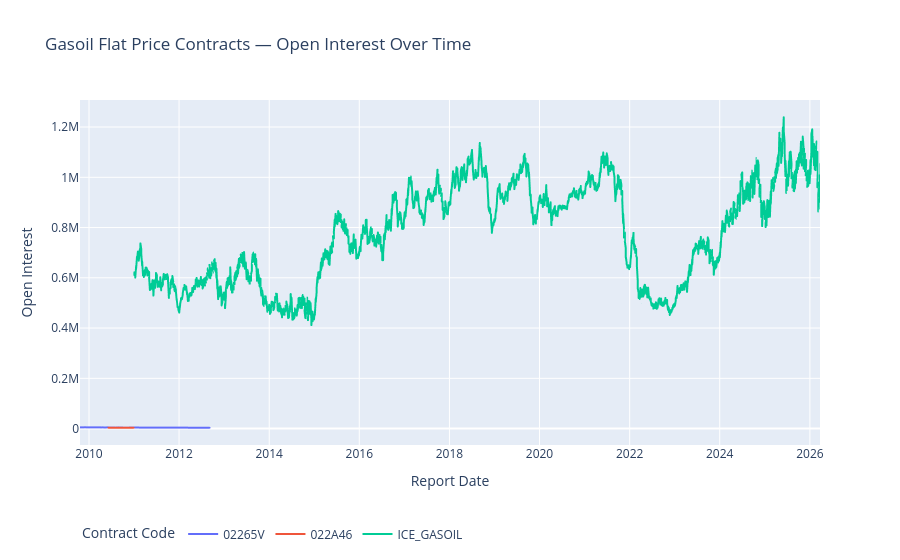

The notebook cell saved with this chart:
### Markdown cell above
## Open Interest Over Time by Contract

### Code cell
fig = px.line(
    gasoil.sort_values("report_date"),
    x="report_date",
    y="open_interest_all",
    color="cftc_contract_market_code",
    hover_data=["market_and_exchange_names"],
    title="Gasoil Flat Price Contracts — Open Interest Over Time",
    labels={
        "report_date": "Report Date",
        "open_interest_all": "Open Interest",
        "cftc_contract_market_code": "Contract Code",
    },
)
fig.update_layout(legend=dict(orientation="h", yanchor="bottom", y=-0.3))
fig.show()

### Figure 1 — Plotly figure (JSON) as saved in the notebook; plotly's stock layout.template omitted (floating-point values rounded to 4 significant figures; data arrays with more than 128 entries replaced by an {"elided": "..."} marker saying what was removed)
{"data": [{"customdata": [["GASOIL (ICE) SWAP - NEW YORK MERCANTILE EXCHANGE"], ["GASOIL (ICE) SWAP - NEW YORK MERCANTILE EXCHANGE"], ["GASOIL (ICE) SWAP - NEW YORK MERCANTILE EXCHANGE"], ["GASOIL (ICE) SWAP - NEW YORK MERCANTILE EXCHANGE"], ["GASOIL (ICE) SWAP - NEW YORK MERCANTILE EXCHANGE"], ["GASOIL (ICE) SWAP - NEW YORK MERCANTILE EXCHANGE"], ["GASOIL (ICE) SWAP - NEW YORK MERCANTILE EXCHANGE"], ["GASOIL (ICE) SWAP - NEW YORK MERCANTILE EXCHANGE"], ["GASOIL (ICE) SWAP - NEW YORK MERCANTILE EXCHANGE"], ["GASOIL (ICE) SWAP - NEW YORK MERCANTILE EXCHANGE"], ["GASOIL (ICE) SWAP - NEW YORK MERCANTILE EXCHANGE"], ["GASOIL (ICE) SWAP - NEW YORK MERCANTILE EXCHANGE"], ["GASOIL (ICE) SWAP - NEW YORK MERCANTILE EXCHANGE"], ["GASOIL (ICE) SWAP - NEW YORK MERCANTILE EXCHANGE"], ["GASOIL (ICE) SWAP - NEW YORK MERCANTILE EXCHANGE"], ["GASOIL (ICE) SWAP - NEW YORK MERCANTILE EXCHANGE"], ["GASOIL (ICE) SWAP - NEW YORK MERCANTILE EXCHANGE"], ["GASOIL (ICE) SWAP - NEW YORK MERCANTILE EXCHANGE"], ["GASOIL (ICE) SWAP - NEW YORK MERCANTILE EXCHANGE"], ["GASOIL (ICE) SWAP - NEW YORK MERCANTILE EXCHANGE"], ["GASOIL (ICE) SWAP - NEW YORK MERCANTILE EXCHANGE"], ["GASOIL (ICE) SWAP - NEW YORK MERCANTILE EXCHANGE"], ["GASOIL (ICE) SWAP - NEW YORK MERCANTILE EXCHANGE"], ["GASOIL (ICE) SWAP - NEW YORK MERCANTILE EXCHANGE"], ["GASOIL (ICE) SWAP - NEW YORK MERCANTILE EXCHANGE"], ["GASOIL (ICE) SWAP - NEW YORK MERCANTILE EXCHANGE"], ["GASOIL (ICE) SWAP - NEW YORK MERCANTILE EXCHANGE"], ["GASOIL (ICE) SWAP - NEW YORK MERCANTILE EXCHANGE"], ["GASOIL (ICE) SWAP - NEW YORK MERCANTILE EXCHANGE"], ["GASOIL (ICE) SWAP - NEW YORK MERCANTILE EXCHANGE"], ["GASOIL (ICE) SWAP - NEW YORK MERCANTILE EXCHANGE"], ["GASOIL (ICE) SWAP - NEW YORK MERCANTILE EXCHANGE"], ["GASOIL (ICE) SWAP - NEW YORK MERCANTILE EXCHANGE"], ["GASOIL (ICE) SWAP - NEW YORK MERCANTILE EXCHANGE"], ["GASOIL (ICE) SWAP - NEW YORK MERCANTILE EXCHANGE"], ["GASOIL (ICE) SWAP - NEW YORK MERCANTILE EXCHANGE"], ["GASOIL (ICE) SWAP - NEW YORK MERCANTILE EXCHANGE"], ["GASOIL (ICE) SWAP - NEW YORK MERCANTILE EXCHANGE"], ["GASOIL (ICE) SWAP - NEW YORK MERCANTILE EXCHANGE"], ["GASOIL (ICE) SWAP - NEW YORK MERCANTILE EXCHANGE"], ["GASOIL (ICE) SWAP - NEW YORK MERCANTILE EXCHANGE"], ["GASOIL (ICE) SWAP - NEW YORK MERCANTILE EXCHANGE"], ["GASOIL (ICE) SWAP - NEW YORK MERCANTILE EXCHANGE"], ["GASOIL (ICE) SWAP - NEW YORK MERCANTILE EXCHANGE"], ["GASOIL (ICE) SWAP - NEW YORK MERCANTILE EXCHANGE"], ["GASOIL (ICE) SWAP - NEW YORK MERCANTILE EXCHANGE"], ["GASOIL (ICE) SWAP - NEW YORK MERCANTILE EXCHANGE"], ["GASOIL (ICE) SWAP - NEW YORK MERCANTILE EXCHANGE"], ["GASOIL (ICE) SWAP - NEW YORK MERCANTILE EXCHANGE"], ["GASOIL (ICE) SWAP - NEW YORK MERCANTILE EXCHANGE"], ["GASOIL (ICE) SWAP - NEW YORK MERCANTILE EXCHANGE"], ["GASOIL (ICE) SWAP - NEW YORK MERCANTILE EXCHANGE"], ["GASOIL (ICE) SWAP - NEW YORK MERCANTILE EXCHANGE"], ["GASOIL (ICE) SWAP - NEW YORK MERCANTILE EXCHANGE"], ["GASOIL (ICE) SWAP - NEW YORK MERCANTILE EXCHANGE"], ["GASOIL (ICE) SWAP - NEW YORK MERCANTILE EXCHANGE"], ["GASOIL (ICE) SWAP - NEW YORK MERCANTILE EXCHANGE"], ["GASOIL (ICE) SWAP - NEW YORK MERCANTILE EXCHANGE"], ["GASOIL (ICE) SWAP - NEW YORK MERCANTILE EXCHANGE"], ["GASOIL (ICE) SWAP - NEW YORK MERCANTILE EXCHANGE"], ["GASOIL (ICE) SWAP - NEW YORK MERCANTILE EXCHANGE"], ["GASOIL (ICE) SWAP - NEW YORK MERCANTILE EXCHANGE"]], "hovertemplate": "Contract Code=02265V<br>Report Date=%{x}<br>Open Interest=%{y}<br>market_and_exchange_names=%{customdata[0]}<extra></extra>", "legendgroup": "02265V", "line": {"color": "#636efa", "dash": "solid"}, "marker": {"symbol": "circle"}, "mode": "lines", "name": "02265V", "showlegend": true, "type": "scattergl", "x": ["2009-10-20T00:00:00.000000000", "2009-10-27T00:00:00.000000000", "2009-11-24T00:00:00.000000000", "2009-12-01T00:00:00.000000000", "2009-12-08T00:00:00.000000000", "2009-12-15T00:00:00.000000000", "2009-12-22T00:00:00.000000000", "2009-12-29T00:00:00.000000000", "2010-01-26T00:00:00.000000000", "2010-02-09T00:00:00.000000000", "2010-02-16T00:00:00.000000000", "2010-02-23T00:00:00.000000000", "2010-03-02T00:00:00.000000000", "2010-03-09T00:00:00.000000000", "2010-03-16T00:00:00.000000000", "2010-03-23T00:00:00.000000000", "2010-03-30T00:00:00.000000000", "2010-04-06T00:00:00.000000000", "2010-04-13T00:00:00.000000000", "2010-04-20T00:00:00.000000000", "2010-04-27T00:00:00.000000000", "2010-05-04T00:00:00.000000000", "2010-05-11T00:00:00.000000000", "2010-05-18T00:00:00.000000000", "2010-05-25T00:00:00.000000000", "2010-06-01T00:00:00.000000000", "2010-06-08T00:00:00.000000000", "2010-06-15T00:00:00.000000000", "2010-06-22T00:00:00.000000000", "2010-06-29T00:00:00.000000000", "2010-07-06T00:00:00.000000000", "2010-07-13T00:00:00.000000000", "2010-07-20T00:00:00.000000000", "2010-07-27T00:00:00.000000000", "2010-08-03T00:00:00.000000000", "2010-08-10T00:00:00.000000000", "2010-08-17T00:00:00.000000000", "2010-08-24T00:00:00.000000000", "2010-08-31T00:00:00.000000000", "2010-09-07T00:00:00.000000000", "2010-09-14T00:00:00.000000000", "2010-09-21T00:00:00.000000000", "2010-09-28T00:00:00.000000000", "2010-10-05T00:00:00.000000000", "2010-10-12T00:00:00.000000000", "2010-10-19T00:00:00.000000000", "2010-10-26T00:00:00.000000000", "2010-11-02T00:00:00.000000000", "2010-11-09T00:00:00.000000000", "2010-11-16T00:00:00.000000000", "2010-11-23T00:00:00.000000000", "2010-11-30T00:00:00.000000000", "2011-04-26T00:00:00.000000000", "2011-05-03T00:00:00.000000000", "2011-05-10T00:00:00.000000000", "2011-05-17T00:00:00.000000000", "2011-05-24T00:00:00.000000000", "2012-08-07T00:00:00.000000000", "2012-08-14T00:00:00.000000000", "2012-08-21T00:00:00.000000000", "2012-08-28T00:00:00.000000000", "2012-09-04T00:00:00.000000000"], "xaxis": "x", "y": [4857.0, 4923.0, 4959.0, 5183.0, 4949.0, 5064.0, 5086.0, 5102.0, 5146.0, 4837.0, 4928.0, 5100.0, 4684.0, 4702.0, 4855.0, 4892.0, 4936.0, 4519.0, 4637.0, 4652.0, 4719.0, 4330.0, 4287.0, 4349.0, 4733.0, 4849.0, 4423.0, 4453.0, 4442.0, 4509.0, 4091.0, 4248.0, 4268.0, 4416.0, 4037.0, 4083.0, 4281.0, 4527.0, 4646.0, 4271.0, 4280.0, 4329.0, 4386.0, 4036.0, 4058.0, 4110.0, 4126.0, 3781.0, 3868.0, 3914.0, 4112.0, 4177.0, 3955.0, 3747.0, 3798.0, 3818.0, 4030.0, 3346.0, 3344.0, 3355.0, 3358.0, 3352.0], "yaxis": "y"}, {"customdata": [["GASOIL AVG PRICE OPTIONS - NEW YORK MERCANTILE EXCHANGE"], ["GASOIL AVG PRICE OPTIONS - NEW YORK MERCANTILE EXCHANGE"], ["GASOIL AVG PRICE OPTIONS - NEW YORK MERCANTILE EXCHANGE"], ["GASOIL AVG PRICE OPTIONS - NEW YORK MERCANTILE EXCHANGE"]], "hovertemplate": "Contract Code=022A46<br>Report Date=%{x}<br>Open Interest=%{y}<br>market_and_exchange_names=%{customdata[0]}<extra></extra>", "legendgroup": "022A46", "line": {"color": "#EF553B", "dash": "solid"}, "marker": {"symbol": "circle"}, "mode": "lines", "name": "022A46", "showlegend": true, "type": "scattergl", "x": ["2010-06-08T00:00:00.000000000", "2010-12-14T00:00:00.000000000", "2010-12-21T00:00:00.000000000", "2010-12-28T00:00:00.000000000"], "xaxis": "x", "y": [3369.0, 3561.0, 3492.0, 3539.0], "yaxis": "y"}, {"customdata": {"elided": "1590x1 str values"}, "hovertemplate": "Contract Code=ICE_GASOIL<br>Report Date=%{x}<br>Open Interest=%{y}<br>market_and_exchange_names=%{customdata[0]}<extra></extra>", "legendgroup": "ICE_GASOIL", "line": {"color": "#00cc96", "dash": "solid"}, "marker": {"symbol": "circle"}, "mode": "lines", "name": "ICE_GASOIL", "showlegend": true, "type": "scattergl", "x": {"elided": "1590 str values"}, "xaxis": "x", "y": {"elided": "1590 float values"}, "yaxis": "y"}], "layout": {"legend": {"orientation": "h", "title": {"text": "Contract Code"}, "tracegroupgap": 0, "y": -0.3, "yanchor": "bottom"}, "title": {"text": "Gasoil Flat Price Contracts — Open Interest Over Time"}, "xaxis": {"anchor": "y", "domain": [0, 1], "title": {"text": "Report Date"}}, "yaxis": {"anchor": "x", "domain": [0, 1], "title": {"text": "Open Interest"}}}}
